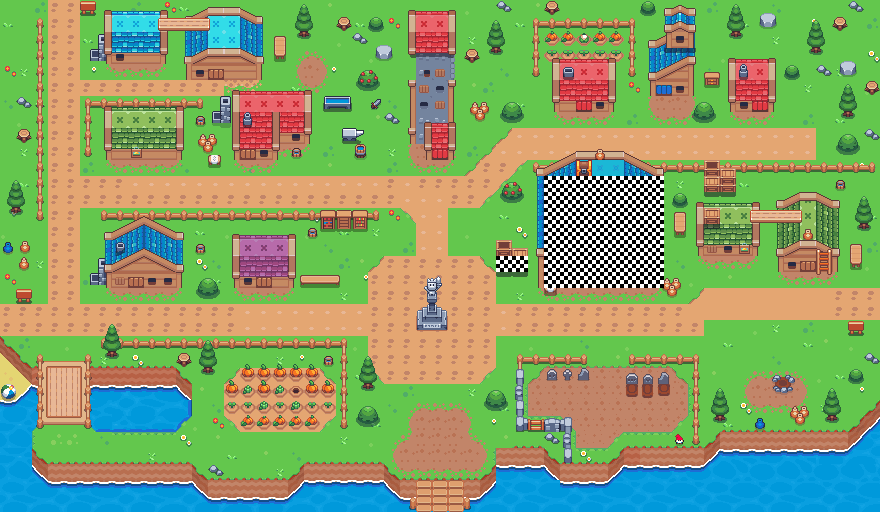

The image is a tile-based game level rendered from a .tmx file. Its description and source (layers, tilesets, objects; grid data summarised) follow:
An orthogonal 55x32 tile map with 16x16 px tiles, 48 tile layers (Water, Ground, Groud Decorations, Wharf, ...).

<map version="1.8" tiledversion="1.8.4" orientation="orthogonal" renderorder="right-down" width="55" height="32" tilewidth="16" tileheight="16" infinite="0" nextlayerid="50" nextobjectid="1">
 <tileset firstgid="1" name="Sunnyside V3" tilewidth="16" tileheight="16" tilecount="4096" columns="64">
  <image source="embedded.png" width="1024" height="1024" />
  <tile id="3">
   <properties>
    <property name="Collide Left" type="bool" value="true" />
   </properties>
  </tile>
  <tile id="2298">
   <properties>
    <property name="Collide Left" type="bool" value="false" />
   </properties>
  </tile>
 </tileset>
 <layer id="47" name="Water" width="55" height="32">
  <data>[1760 cells, 550 non-empty, 16 distinct tile ids]</data>
 </layer>
 <layer id="1" name="Ground" width="55" height="32">
  <data>[1760 cells, 1663 non-empty, 34 distinct tile ids]</data>
 </layer>
 <layer id="44" name="Groud Decorations" width="55" height="32">
  <data>[1760 cells, 151 non-empty, 9 distinct tile ids]</data>
 </layer>
 <layer id="48" name="Wharf" width="55" height="32">
  <data>[1760 cells, 8 non-empty, 3 distinct tile ids]</data>
 </layer>
 <layer id="28" name="Bridge" width="55" height="32">
  <data>[1760 cells, 22 non-empty, 10 distinct tile ids]</data>
 </layer>
 <layer id="29" name="Brdige Decorations" width="55" height="32">
  <data>[1760 cells, 10 non-empty, 3 distinct tile ids]</data>
 </layer>
 <layer id="3" name="Landing patch" width="55" height="32">
  <data>[1760 cells, 21 non-empty, 9 distinct tile ids]</data>
 </layer>
 <layer id="4" name="Landing patch2" width="55" height="32">
  <data>[1760 cells, 12 non-empty, 6 distinct tile ids]</data>
 </layer>
 <layer id="7" name="Path" width="55" height="32">
  <data>[1760 cells, 256 non-empty, 16 distinct tile ids]</data>
 </layer>
 <layer id="39" name="Dirt" width="55" height="32">
  <data>[1760 cells, 96 non-empty, 11 distinct tile ids]</data>
 </layer>
 <layer id="45" name="Fences" width="55" height="32">
  <data>[1760 cells, 85 non-empty, 9 distinct tile ids]</data>
 </layer>
 <layer id="8" name="Auction" width="55" height="32">
  <data>[1760 cells, 78 non-empty, 34 distinct tile ids]</data>
 </layer>
 <layer id="9" name="Auction Decorations" width="55" height="32">
  <data>[1760 cells, 14 non-empty, 9 distinct tile ids]</data>
 </layer>
 <layer id="6" name="Plaza Ground" width="55" height="32">
  <data>[1760 cells, 64 non-empty, 5 distinct tile ids]</data>
 </layer>
 <layer id="5" name="Decorations" width="55" height="32">
  <data>[1760 cells, 68 non-empty, 35 distinct tile ids]</data>
 </layer>
 <layer id="10" name="Decoration Shop" width="55" height="32">
  <data>[1760 cells, 20 non-empty, 14 distinct tile ids]</data>
 </layer>
 <layer id="11" name="Wearable Shop Decos" width="55" height="32">
  <data>[1760 cells, 5 non-empty, 4 distinct tile ids]</data>
 </layer>
 <layer id="12" name="Blacksmith" width="55" height="32">
  <data>[1760 cells, 28 non-empty, 13 distinct tile ids]</data>
 </layer>
 <layer id="13" name="Blacksmith Decos" width="55" height="32">
  <data>[1760 cells, 19 non-empty, 18 distinct tile ids]</data>
 </layer>
 <layer id="40" name="House 1 decorations" width="55" height="32">
  <data>[1760 cells, 23 non-empty, 6 distinct tile ids]</data>
 </layer>
 <layer id="41" name="House 1 Crops" width="55" height="32">
  <data>[1760 cells, 14 non-empty, 4 distinct tile ids]</data>
 </layer>
 <layer id="14" name="House 1" width="55" height="32">
  <data>[1760 cells, 20 non-empty, 14 distinct tile ids]</data>
 </layer>
 <layer id="15" name="Decorations Shop" width="55" height="32">
  <data>[1760 cells, 90 non-empty, 60 distinct tile ids]</data>
 </layer>
 <layer id="16" name="Decorations Decos" width="55" height="32">
  <data>[1760 cells, 17 non-empty, 14 distinct tile ids]</data>
 </layer>
 <layer id="17" name="House 2" width="55" height="32">
  <data>[1760 cells, 26 non-empty, 23 distinct tile ids]</data>
 </layer>
 <layer id="18" name="House 2 Decos" width="55" height="32">
  <data>[1760 cells, 5 non-empty, 4 distinct tile ids]</data>
 </layer>
 <layer id="19" name="House 3" width="55" height="32">
  <data>[1760 cells, 18 non-empty, 17 distinct tile ids]</data>
 </layer>
 <layer id="20" name="House3 Decos" width="55" height="32">
  <data>[1760 cells, 15 non-empty, 15 distinct tile ids]</data>
 </layer>
 <layer id="25" name="Windmill" width="55" height="32">
  <data>[1760 cells, 24 non-empty, 10 distinct tile ids]</data>
 </layer>
 <layer id="24" name="Windmill Base" width="55" height="32">
  <data>[1760 cells, 9 non-empty, 9 distinct tile ids]</data>
 </layer>
 <layer id="26" name="Winfmill Decorations" width="55" height="32">
  <data>[1760 cells, 20 non-empty, 14 distinct tile ids]</data>
 </layer>
 <layer id="21" name="House 4" width="55" height="32">
  <data>[1760 cells, 16 non-empty, 13 distinct tile ids]</data>
 </layer>
 <layer id="27" name="House 5" width="55" height="32">
  <data>[1760 cells, 24 non-empty, 12 distinct tile ids]</data>
 </layer>
 <layer id="22" name="House 4 Decos" width="55" height="32">
  <data>[1760 cells, 2 non-empty, 2 distinct tile ids]</data>
 </layer>
 <layer id="23" name="House 5" width="55" height="32">
  <data>[1760 cells, 0 non-empty, 0 distinct tile ids]</data>
 </layer>
 <layer id="30" name="Patch" width="55" height="32">
  <data>[1760 cells, 28 non-empty, 5 distinct tile ids]</data>
 </layer>
 <layer id="31" name="Plots" width="55" height="32">
  <data>[1760 cells, 24 non-empty, 2 distinct tile ids]</data>
 </layer>
 <layer id="32" name="Pumpkins" width="55" height="32">
  <data>[1760 cells, 24 non-empty, 5 distinct tile ids]</data>
 </layer>
 <layer id="33" name="Pumpkins2" width="55" height="32">
  <data>[1760 cells, 18 non-empty, 5 distinct tile ids]</data>
 </layer>
 <layer id="36" name="Cemetery Dirt" width="55" height="32">
  <data>[1760 cells, 61 non-empty, 10 distinct tile ids]</data>
 </layer>
 <layer id="35" name="Cemetery fence" width="55" height="32">
  <data>[1760 cells, 16 non-empty, 8 distinct tile ids]</data>
 </layer>
 <layer id="34" name="Cemetery Wall" width="55" height="32">
  <data>[1760 cells, 9 non-empty, 8 distinct tile ids]</data>
 </layer>
 <layer id="37" name="Cemetery decorations" width="55" height="32">
  <data>[1760 cells, 9 non-empty, 9 distinct tile ids]</data>
 </layer>
 <layer id="38" name="Fire Pit" width="55" height="32">
  <data>[1760 cells, 4 non-empty, 4 distinct tile ids]</data>
 </layer>
 <layer id="42" name="Top Houses" width="55" height="32">
  <data>[1760 cells, 48 non-empty, 32 distinct tile ids]</data>
 </layer>
 <layer id="43" name="Top HOuses Decorations" width="55" height="32">
  <data>[1760 cells, 7 non-empty, 5 distinct tile ids]</data>
 </layer>
 <layer id="46" name="Plants" width="55" height="32">
  <properties>
   <property name="collides" type="bool" value="true" />
  </properties>
  <data>[1760 cells, 109 non-empty, 15 distinct tile ids]</data>
 </layer>
 <layer id="49" name="Colliders" width="55" height="32">
  <data>[1760 cells, 58 non-empty, 2 distinct tile ids]</data>
 </layer>
</map>